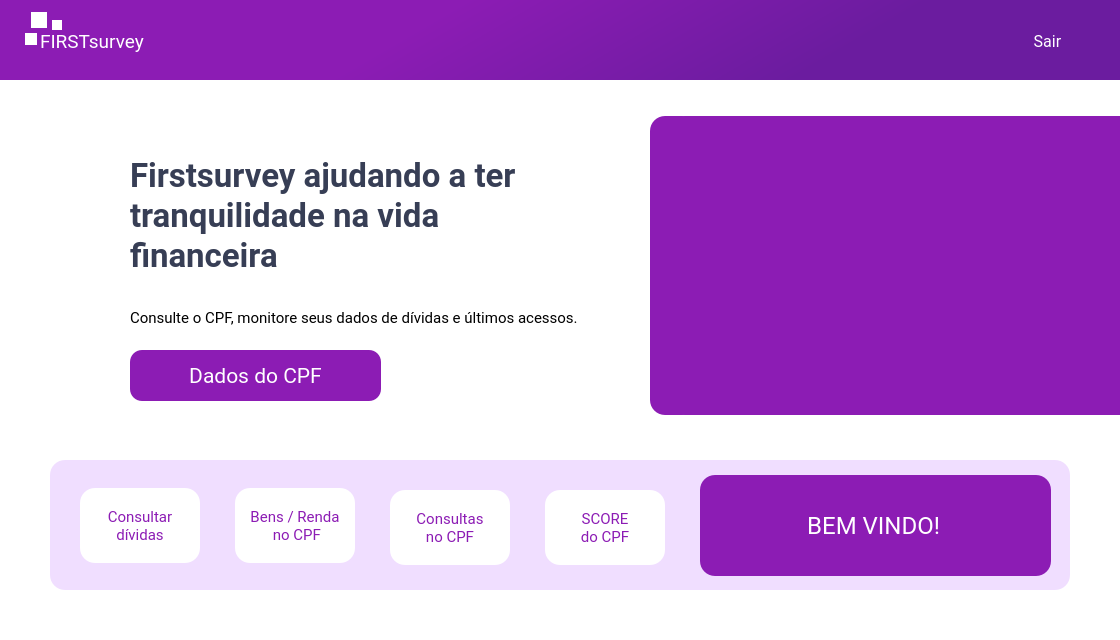
<?xml version="1.0" encoding="UTF-8"?>
<ui version="4.0">
 <class>MainWindow</class>
 <widget class="QMainWindow" name="MainWindow">
  <property name="geometry">
   <rect>
    <x>0</x>
    <y>0</y>
    <width>1120</width>
    <height>640</height>
   </rect>
  </property>
  <property name="minimumSize">
   <size>
    <width>1120</width>
    <height>640</height>
   </size>
  </property>
  <property name="maximumSize">
   <size>
    <width>1120</width>
    <height>640</height>
   </size>
  </property>
  <property name="windowTitle">
   <string>MainWindow</string>
  </property>
  <property name="styleSheet">
   <string notr="true">background-color: rgb(255, 255, 255);</string>
  </property>
  <widget class="QWidget" name="centralwidget">
   <widget class="QFrame" name="frame">
    <property name="geometry">
     <rect>
      <x>0</x>
      <y>0</y>
      <width>1121</width>
      <height>80</height>
     </rect>
    </property>
    <property name="styleSheet">
     <string notr="true">background-color: qlineargradient(spread:pad, x1:0.954273, y1:0.591, x2:0.352, y2:0.517, stop:0.323864 rgba(107, 28, 159, 255), stop:1 rgba(140, 28, 180, 255));</string>
    </property>
    <property name="frameShape">
     <enum>QFrame::NoFrame</enum>
    </property>
    <property name="frameShadow">
     <enum>QFrame::Raised</enum>
    </property>
    <widget class="QLabel" name="label">
     <property name="geometry">
      <rect>
       <x>40</x>
       <y>26</y>
       <width>111</width>
       <height>31</height>
      </rect>
     </property>
     <property name="font">
      <font>
       <family>Roboto</family>
       <pointsize>14</pointsize>
      </font>
     </property>
     <property name="styleSheet">
      <string notr="true">color: rgb(255, 255, 255);
background-color: qconicalgradient(cx:0.5, cy:0.5, angle:0, stop:0.852273 rgba(255, 255, 255, 0), stop:0.875 rgba(255, 255, 255, 0), stop:0.886364 rgba(255, 255, 255, 0));</string>
     </property>
     <property name="text">
      <string>FIRSTsurvey</string>
     </property>
    </widget>
    <widget class="QLabel" name="label_2">
     <property name="geometry">
      <rect>
       <x>31</x>
       <y>12</y>
       <width>16</width>
       <height>16</height>
      </rect>
     </property>
     <property name="styleSheet">
      <string notr="true">background-color: rgb(255, 255, 255);</string>
     </property>
     <property name="text">
      <string/>
     </property>
    </widget>
    <widget class="QLabel" name="label_3">
     <property name="geometry">
      <rect>
       <x>25</x>
       <y>33</y>
       <width>12</width>
       <height>12</height>
      </rect>
     </property>
     <property name="styleSheet">
      <string notr="true">background-color: rgb(255, 255, 255);</string>
     </property>
     <property name="text">
      <string/>
     </property>
    </widget>
    <widget class="QLabel" name="label_4">
     <property name="geometry">
      <rect>
       <x>52</x>
       <y>20</y>
       <width>10</width>
       <height>10</height>
      </rect>
     </property>
     <property name="styleSheet">
      <string notr="true">background-color: rgb(255, 255, 255);</string>
     </property>
     <property name="text">
      <string/>
     </property>
    </widget>
    <widget class="QPushButton" name="pushButton_6">
     <property name="geometry">
      <rect>
       <x>1010</x>
       <y>30</y>
       <width>75</width>
       <height>23</height>
      </rect>
     </property>
     <property name="font">
      <font>
       <family>Roboto</family>
       <pointsize>12</pointsize>
      </font>
     </property>
     <property name="cursor">
      <cursorShape>PointingHandCursor</cursorShape>
     </property>
     <property name="styleSheet">
      <string notr="true">background-color: qconicalgradient(cx:0.5, cy:0.5, angle:0, stop:0.852273 rgba(255, 255, 255, 0), stop:0.875 rgba(255, 255, 255, 0), stop:0.886364 rgba(255, 255, 255, 0));
color: rgb(255, 255, 255);
border-radius: 3px;</string>
     </property>
     <property name="text">
      <string>Sair</string>
     </property>
    </widget>
   </widget>
   <widget class="QPushButton" name="pushButton">
    <property name="geometry">
     <rect>
      <x>130</x>
      <y>350</y>
      <width>251</width>
      <height>51</height>
     </rect>
    </property>
    <property name="font">
     <font>
      <family>Roboto</family>
      <pointsize>16</pointsize>
     </font>
    </property>
    <property name="cursor">
     <cursorShape>PointingHandCursor</cursorShape>
    </property>
    <property name="styleSheet">
     <string notr="true">QPushButton {
	color: rgb(255, 255, 255);
	border: none;
	border-radius: 12px;
	background-color: rgb(140, 28, 180);
}
QPushButton:hover {
	background-color: rgb(107, 28, 159);
}</string>
    </property>
    <property name="text">
     <string>Dados do CPF</string>
    </property>
   </widget>
   <widget class="QLabel" name="label_5">
    <property name="geometry">
     <rect>
      <x>50</x>
      <y>460</y>
      <width>1020</width>
      <height>130</height>
     </rect>
    </property>
    <property name="styleSheet">
     <string notr="true">background-color: rgb(240, 222, 255);
border-radius: 15px;</string>
    </property>
    <property name="text">
     <string/>
    </property>
   </widget>
   <widget class="QPushButton" name="pushButton_2">
    <property name="geometry">
     <rect>
      <x>80</x>
      <y>488</y>
      <width>120</width>
      <height>75</height>
     </rect>
    </property>
    <property name="font">
     <font>
      <family>Roboto</family>
      <pointsize>11</pointsize>
     </font>
    </property>
    <property name="cursor">
     <cursorShape>PointingHandCursor</cursorShape>
    </property>
    <property name="styleSheet">
     <string notr="true">QPushButton {
	color: rgb(140, 28, 180);
	border: none;
	border-radius: 15px;
	background-color: rgb(255, 255, 255);
}
QPushButton:hover {
	color: rgb(107, 28, 159);
}</string>
    </property>
    <property name="text">
     <string>Consultar 
dívidas</string>
    </property>
   </widget>
   <widget class="QPushButton" name="pushButton_3">
    <property name="geometry">
     <rect>
      <x>235</x>
      <y>488</y>
      <width>120</width>
      <height>75</height>
     </rect>
    </property>
    <property name="font">
     <font>
      <family>Roboto</family>
      <pointsize>11</pointsize>
     </font>
    </property>
    <property name="cursor">
     <cursorShape>PointingHandCursor</cursorShape>
    </property>
    <property name="styleSheet">
     <string notr="true">QPushButton {
	color: rgb(140, 28, 180);
	border: none;
	border-radius: 15px;
	background-color: rgb(255, 255, 255);
}
QPushButton:hover {
	color: rgb(107, 28, 159);
}</string>
    </property>
    <property name="text">
     <string>Bens / Renda
 no CPF</string>
    </property>
   </widget>
   <widget class="QPushButton" name="pushButton_4">
    <property name="geometry">
     <rect>
      <x>390</x>
      <y>490</y>
      <width>120</width>
      <height>75</height>
     </rect>
    </property>
    <property name="font">
     <font>
      <family>Roboto</family>
      <pointsize>11</pointsize>
     </font>
    </property>
    <property name="cursor">
     <cursorShape>PointingHandCursor</cursorShape>
    </property>
    <property name="styleSheet">
     <string notr="true">QPushButton {
	color: rgb(140, 28, 180);
	border: none;
	border-radius: 15px;
	background-color: rgb(255, 255, 255);
}
QPushButton:hover {
	color: rgb(107, 28, 159);
}</string>
    </property>
    <property name="text">
     <string>Consultas
no CPF</string>
    </property>
   </widget>
   <widget class="QPushButton" name="pushButton_5">
    <property name="geometry">
     <rect>
      <x>545</x>
      <y>490</y>
      <width>120</width>
      <height>75</height>
     </rect>
    </property>
    <property name="font">
     <font>
      <family>Roboto</family>
      <pointsize>11</pointsize>
     </font>
    </property>
    <property name="cursor">
     <cursorShape>PointingHandCursor</cursorShape>
    </property>
    <property name="styleSheet">
     <string notr="true">QPushButton {
	color: rgb(140, 28, 180);
	border: none;
	border-radius: 15px;
	background-color: rgb(255, 255, 255);
}
QPushButton:hover {
	color: rgb(107, 28, 159);
}</string>
    </property>
    <property name="text">
     <string>SCORE
do CPF</string>
    </property>
   </widget>
   <widget class="QLabel" name="label_6">
    <property name="geometry">
     <rect>
      <x>700</x>
      <y>475</y>
      <width>351</width>
      <height>101</height>
     </rect>
    </property>
    <property name="font">
     <font>
      <family>Roboto</family>
      <pointsize>18</pointsize>
     </font>
    </property>
    <property name="styleSheet">
     <string notr="true">background-color: rgb(140, 28, 180);
border-radius: 15px;
color: rgb(255, 255, 255);</string>
    </property>
    <property name="text">
     <string>                  BEM VINDO!</string>
    </property>
   </widget>
   <widget class="QLabel" name="label_7">
    <property name="geometry">
     <rect>
      <x>130</x>
      <y>150</y>
      <width>411</width>
      <height>51</height>
     </rect>
    </property>
    <property name="font">
     <font>
      <family>Roboto</family>
      <pointsize>25</pointsize>
      <weight>75</weight>
      <bold>true</bold>
     </font>
    </property>
    <property name="styleSheet">
     <string notr="true">background-color: qconicalgradient(cx:0.5, cy:0.5, angle:0, stop:0.852273 rgba(255, 255, 255, 0), stop:0.875 rgba(255, 255, 255, 0), stop:0.886364 rgba(255, 255, 255, 0));
color: rgb(55, 62, 85);</string>
    </property>
    <property name="text">
     <string>Firstsurvey ajudando a ter</string>
    </property>
   </widget>
   <widget class="QLabel" name="label_8">
    <property name="geometry">
     <rect>
      <x>130</x>
      <y>190</y>
      <width>321</width>
      <height>51</height>
     </rect>
    </property>
    <property name="font">
     <font>
      <family>Roboto</family>
      <pointsize>25</pointsize>
      <weight>75</weight>
      <bold>true</bold>
     </font>
    </property>
    <property name="styleSheet">
     <string notr="true">background-color: qconicalgradient(cx:0.5, cy:0.5, angle:0, stop:0.852273 rgba(255, 255, 255, 0), stop:0.875 rgba(255, 255, 255, 0), stop:0.886364 rgba(255, 255, 255, 0));
color: rgb(55, 62, 85);</string>
    </property>
    <property name="text">
     <string>tranquilidade na vida</string>
    </property>
   </widget>
   <widget class="QLabel" name="label_9">
    <property name="geometry">
     <rect>
      <x>130</x>
      <y>230</y>
      <width>321</width>
      <height>51</height>
     </rect>
    </property>
    <property name="font">
     <font>
      <family>Roboto</family>
      <pointsize>25</pointsize>
      <weight>75</weight>
      <bold>true</bold>
     </font>
    </property>
    <property name="styleSheet">
     <string notr="true">background-color: qconicalgradient(cx:0.5, cy:0.5, angle:0, stop:0.852273 rgba(255, 255, 255, 0), stop:0.875 rgba(255, 255, 255, 0), stop:0.886364 rgba(255, 255, 255, 0));
color: rgb(55, 62, 85);</string>
    </property>
    <property name="text">
     <string>financeira</string>
    </property>
   </widget>
   <widget class="QLabel" name="label_10">
    <property name="geometry">
     <rect>
      <x>130</x>
      <y>310</y>
      <width>471</width>
      <height>16</height>
     </rect>
    </property>
    <property name="font">
     <font>
      <family>Roboto</family>
      <pointsize>11</pointsize>
     </font>
    </property>
    <property name="text">
     <string>Consulte o CPF, monitore seus dados de dívidas e últimos acessos.</string>
    </property>
   </widget>
   <widget class="QLabel" name="label_11">
    <property name="geometry">
     <rect>
      <x>665</x>
      <y>116</y>
      <width>491</width>
      <height>299</height>
     </rect>
    </property>
    <property name="styleSheet">
     <string notr="true">image: url(:/newPrefix/13.png);
border-radius: 20px;
background-color: rgb(140, 28, 180);</string>
    </property>
    <property name="text">
     <string/>
    </property>
   </widget>
   <widget class="QLabel" name="label_12">
    <property name="geometry">
     <rect>
      <x>650</x>
      <y>116</y>
      <width>47</width>
      <height>299</height>
     </rect>
    </property>
    <property name="styleSheet">
     <string notr="true">background-color: rgb(140, 28, 180);
border-radius: 15px;</string>
    </property>
    <property name="text">
     <string/>
    </property>
   </widget>
   <zorder>label_12</zorder>
   <zorder>frame</zorder>
   <zorder>pushButton</zorder>
   <zorder>label_5</zorder>
   <zorder>pushButton_2</zorder>
   <zorder>pushButton_3</zorder>
   <zorder>pushButton_4</zorder>
   <zorder>pushButton_5</zorder>
   <zorder>label_6</zorder>
   <zorder>label_7</zorder>
   <zorder>label_8</zorder>
   <zorder>label_9</zorder>
   <zorder>label_10</zorder>
   <zorder>label_11</zorder>
  </widget>
 </widget>
 <resources/>
 <connections/>
</ui>
